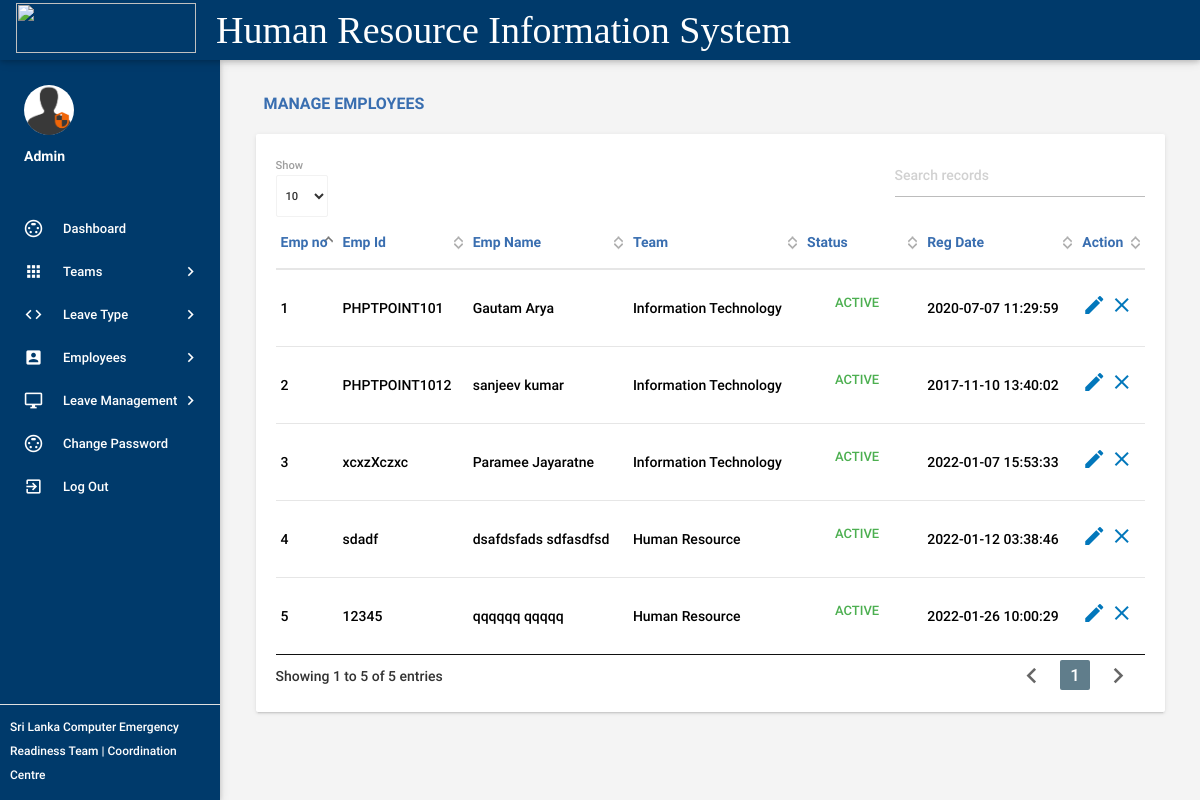
Page /admin/manageemployee.php (signed in) on the committed database.
### tables this page shows
CREATE TABLE `tblemployees` (
  `id` int(11) NOT NULL,
  `EmpId` varchar(100) NOT NULL,
  `NamewithInitials` varchar(20) NOT NULL,
  `FirstName` varchar(150) NOT NULL,
  `LastName` varchar(150) NOT NULL,
  `EmailId` varchar(200) NOT NULL,
  `Password` varchar(180) NOT NULL,
  `Gender` varchar(100) NOT NULL,
  `Dob` varchar(100) NOT NULL,
  `Team` varchar(255) NOT NULL,
  `DOJ` varchar(200) NOT NULL,
  `Designation` varchar(1000) NOT NULL,
  `Qualifications` varchar(1000) NOT NULL,
  `Supervisor` varchar(150) NOT NULL,
  `Address` varchar(100) NOT NULL,
  `Phonenumber` char(11) NOT NULL,
  `Status` int(1) NOT NULL,
  `RegDate` timestamp NOT NULL DEFAULT current_timestamp()
);

### admin/manageemployee.php (the view, shortened to what this page needs)
<?php
include('includes/config.php');
if(strlen($_SESSION['alogin'])==0)
    {
header('location:index.php');
}
else{
 ?>
<!DOCTYPE html>
<html lang="en">
    <head>
        <link type="text/css" rel="stylesheet" href="../assets/plugins/materialize/css/materialize.min.css"/>
         <link type="text/css" rel="stylesheet" href="../assets/plugins/materialize/css/materialize.css"/>
        <link href="../assets/plugins/material-preloader/css/materialPreloader.min.css" rel="stylesheet">
        <link href="../assets/plugins/datatables/css/jquery.dataTables.min.css" rel="stylesheet">
        <link href="../assets/css/alpha.min.css" rel="stylesheet" type="text/css"/>
        <link href="../assets/css/custom.css" rel="stylesheet" type="text/css"/>
         <link href="../assets/css/style.css" rel="stylesheet" type="text/css"/>
    </head>
    <body>
       <?php include('includes/header.php');?>
       <?php include('includes/sidebar.php');?>
            <main class="mn-inner">
                <div class="row">
                    <div class="col s12">
                        <div class="page-title" style="color: #396EB0;font-weight:bold;font-size:16px">Manage Employees</div>
                    </div>
                    <div class="col s12 m12 l12">
                        <div class="card">
                            <div class="card-content">
                                <table id="example" class="display responsive-table ">
                                    <thead>
                                        <tr>
                                            <th style="color: #396EB0;">Emp no</th>
                                            <th style="color:#396EB0;">Emp Id</th>
                                            <th style="color: #396EB0;">Emp Name</th>
                                            <th style="color: #396EB0;">Team</th>
                                             <th style="color: #396EB0;">Status</th>
                                             <th style="color: #396EB0;">Reg Date</th>
                                            <th style="color: #396EB0;">Action</th>
                                        </tr>
                                    </thead>
                                    <tbody>
<?php $sql = "SELECT EmpId,FirstName,LastName,Team,Status,RegDate,id from  tblemployees";
$query = $dbh -> prepare($sql);
$query->execute();
$results=$query->fetchAll(PDO::FETCH_OBJ);
$cnt=1;
if($query->rowCount() > 0)
{
foreach($results as $result)
{               ?>
                                        <tr style="color:black">
                                            <td> <?php echo htmlentities($cnt);?></td>
                                            <td><?php echo htmlentities($result->EmpId);?></td>
                                            <td><?php echo htmlentities($result->FirstName);?>&nbsp;<?php echo htmlentities($result->LastName);?></td>
                                            <td><?php echo htmlentities($result->Team);?></td>
                                             <td><?php $stats=$result->Status;
if($stats){
                                             ?>
                                                 <a class="waves-effect waves-green btn-flat m-b-xs">Active</a>
                                                 <?php } else { ?>
                                                 <a class="waves-effect waves-red btn-flat m-b-xs">Inactive</a>
                                                 <?php } ?>
                                             </td>
                                              <td><?php echo htmlentities($result->RegDate);?></td>
                                            <td><a href="editemployee.php?empid=<?php echo htmlentities($result->id);?>"><i class="material-icons">mode_edit</i></a>
                                        <?php if($result->Status==1)
 {?>
<a href="manageemployee.php?inid=<?php echo htmlentities($result->id);?>" onclick="return confirm('Are you sure you want to inactive this Employe?');"" > <i class="material-icons" title="Inactive">clear</i>
<?php } else {?>
                                            <a href="manageemployee.php?id=<?php echo htmlentities($result->id);?>" onclick="return confirm('Are you sure you want to active this employee?');""><i class="material-icons" title="Active">done</i>
                                            <?php } ?> </td>
                                        </tr>
                                         <?php $cnt++;} }?>
                                    </tbody>
                                </table>
                            </div>
                        </div>
                    </div>
                </div>
            </main>
        </div>
        <div class="left-sidebar-hover"></div>
    </body>
</html>
<?php } ?>

### admin/includes/header.php (shortened to what this page needs)
    <div class="mn-content fixed-sidebar">
        <header class="mn-header navbar-fixed">
            <nav class="navbar navbar-expand-lg navbar-light py-3 " style="background-color:#003A6B" >
<img src="../assets/images/Untitled-1.png" style="width:180px;height:50px;margin-top:3px;">
<label style="position:absolute;margin-left:20px"><span style="font-size:38px;color:#FEFEFE;font-family:'Tahoma';">Human Resource Information System</span>
    </label>
                <div class="nav-wrapper row">
                    <ul class="right col s9 m3 nav-right-menu">
                    </ul>
                </div>
            </nav>
        </header>

### admin/includes/sidebar.php (shortened to what this page needs)
   <aside id="slide-out" class="side-nav white fixed">
              <div class="side-nav-wrapper" style="background-color: #003A6B">
                  <div class="sidebar-profile">
                      <div class="sidebar-profile-image">
                          <img src="../assets/images/images.png" class="circle" alt="">
                      </div>
                      <div class="sidebar-profile-info" style="color:#FEFEFE">
                              <p style="color:#FEFEFE">Admin</p>
                      </div>
                  </div>
              <ul class="sidebar-menu collapsible collapsible-accordion" data-collapsible="accordion">
                  <li class="no-padding"><a class="waves-effect waves-grey" href="dashboard.php" style="color:#FEFEFE"  onMouseOver="this.style.color='black'"  onMouseOut="this.style.color='#FEFEFE'"><i class="material-icons" style="color:#FEFEFE">settings_input_svideo</i>Dashboard</a></li>
                  <li class="no-padding">
                      <a class="collapsible-header waves-effect waves-grey" style="color:#FEFEFE"  onMouseOver="this.style.color='black'"  onMouseOut="this.style.color='#FEFEFE'"><i class="material-icons" style="color:#FEFEFE">apps</i>Teams<i class="nav-drop-icon material-icons" style="color:#FEFEFE">keyboard_arrow_right</i></a>
                  </li>
                  <li class="no-padding">
                      <a class="collapsible-header waves-effect waves-grey" style="color:#FEFEFE"  onMouseOver="this.style.color='black'"  onMouseOut="this.style.color='#FEFEFE'"><i class="material-icons" style="color:#FEFEFE">code</i>Leave Type<i class="nav-drop-icon material-icons" style="color:#FEFEFE">keyboard_arrow_right</i></a>
                  </li>
                  <li class="no-padding">
                      <a class="collapsible-header waves-effect waves-grey" style="color:#FEFEFE"  onMouseOver="this.style.color='black'"  onMouseOut="this.style.color='#FEFEFE'"><i class="material-icons" style="color:#FEFEFE">account_box</i>Employees<i class="nav-drop-icon material-icons" style="color:#FEFEFE">keyboard_arrow_right</i></a>
                  </li>
 <li class="no-padding">
                      <a class="collapsible-header waves-effect waves-grey" style="color:#FEFEFE"  onMouseOver="this.style.color='black'"  onMouseOut="this.style.color='#FEFEFE'"><i class="material-icons" style="color:#FEFEFE">desktop_windows</i>Leave Management<i class="nav-drop-icon material-icons" style="color:#FEFEFE">keyboard_arrow_right</i></a>
                  </li>
<li class="no-padding"><a class="waves-effect waves-grey" href="changepassword.php" style="color:#FEFEFE"  onMouseOver="this.style.color='black'"  onMouseOut="this.style.color='#FEFEFE'"><i class="material-icons" style="color:#FEFEFE">settings_input_svideo</i>Change Password</a></li>
                      <li class="no-padding">
                              <a class="waves-effect waves-grey" href="logout.php" style="color:#FEFEFE"  onMouseOver="this.style.color='black'"  onMouseOut="this.style.color='#FEFEFE'"><i class="material-icons" style="color:#FEFEFE">exit_to_app</i>Log Out</a>
                          </li>
              </ul>
                   <div class="footer" style="padding:10px">
                  <p class="copyright" style="font-size:12px;color:#FEFEFE" > Sri Lanka Computer Emergency Readiness Team | Coordination Centre</p>
              </div>
              </div>
          </aside>

### rows in the picture
tblemployees: EmpId "PHPTPOINT101", FirstName "Gautam", LastName "Arya", Team "Information Technology", Status "ACTIVE", RegDate "2020-07-07 11:29:59"
tblemployees: EmpId "PHPTPOINT1012", FirstName "sanjeev", LastName "kumar", Team "Information Technology", Status "ACTIVE", RegDate "2017-11-10 13:40:02"
tblemployees: EmpId "xcxzXczxc", FirstName "Paramee", LastName "Jayaratne", Team "Information Technology", Status "ACTIVE", RegDate "2022-01-07 15:53:33"
tblemployees: EmpId "sdadf", FirstName "dsafdsfads", LastName "sdfasdfsd", Team "Human Resource", Status "ACTIVE", RegDate "2022-01-12 03:38:46"
tblemployees: EmpId "12345", FirstName "qqqqqq", LastName "qqqqq", Team "Human Resource", Status "ACTIVE", RegDate "2022-01-26 10:00:29"
